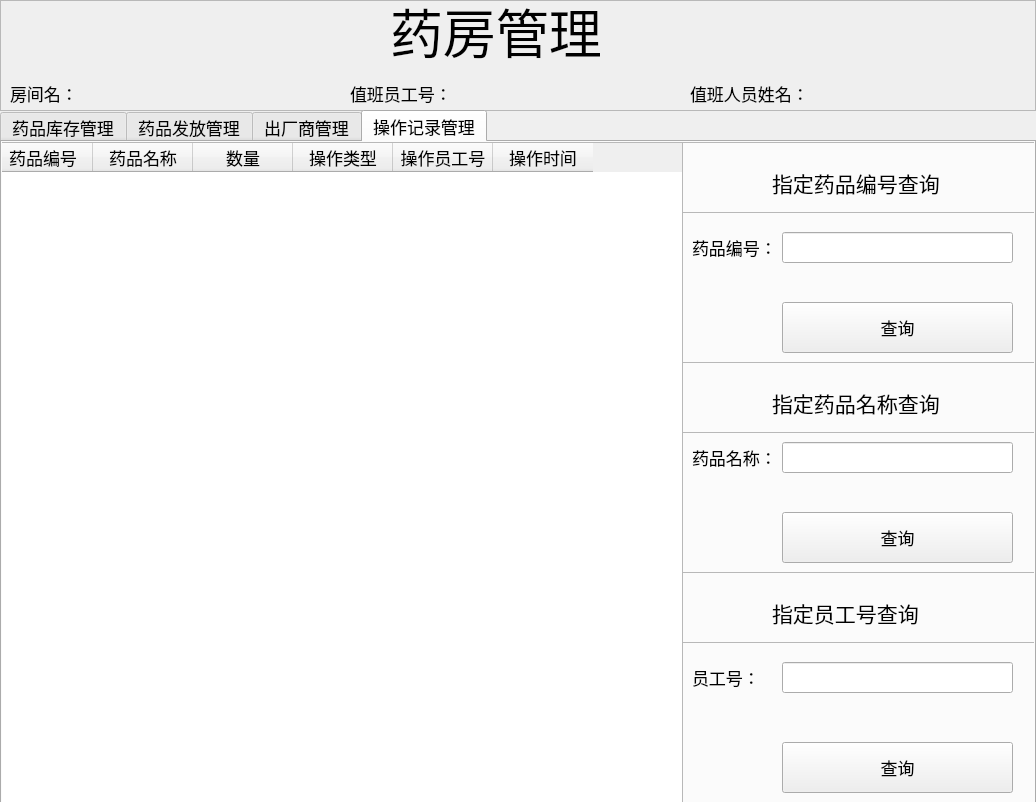
<?xml version="1.0" encoding="UTF-8"?>
<ui version="4.0">
 <class>PharmacyDialog</class>
 <widget class="QDialog" name="PharmacyDialog">
  <property name="geometry">
   <rect>
    <x>0</x>
    <y>0</y>
    <width>1036</width>
    <height>802</height>
   </rect>
  </property>
  <property name="font">
   <font>
    <pointsize>13</pointsize>
   </font>
  </property>
  <property name="windowTitle">
   <string>药房管理系统</string>
  </property>
  <widget class="QFrame" name="frame_title">
   <property name="geometry">
    <rect>
     <x>0</x>
     <y>0</y>
     <width>1036</width>
     <height>111</height>
    </rect>
   </property>
   <property name="frameShape">
    <enum>QFrame::StyledPanel</enum>
   </property>
   <property name="frameShadow">
    <enum>QFrame::Raised</enum>
   </property>
   <widget class="QLabel" name="label">
    <property name="geometry">
     <rect>
      <x>390</x>
      <y>0</y>
      <width>521</width>
      <height>61</height>
     </rect>
    </property>
    <property name="font">
     <font>
      <pointsize>40</pointsize>
     </font>
    </property>
    <property name="text">
     <string>药房管理</string>
    </property>
   </widget>
   <widget class="QLabel" name="StaffIdLabel">
    <property name="geometry">
     <rect>
      <x>454</x>
      <y>81</y>
      <width>221</width>
      <height>21</height>
     </rect>
    </property>
    <property name="text">
     <string/>
    </property>
   </widget>
   <widget class="QLabel" name="StaffNameLabel">
    <property name="geometry">
     <rect>
      <x>819</x>
      <y>81</y>
      <width>221</width>
      <height>21</height>
     </rect>
    </property>
    <property name="text">
     <string/>
    </property>
   </widget>
   <widget class="QLabel" name="label_24">
    <property name="geometry">
     <rect>
      <x>690</x>
      <y>80</y>
      <width>119</width>
      <height>26</height>
     </rect>
    </property>
    <property name="text">
     <string>值班人员姓名：</string>
    </property>
   </widget>
   <widget class="QLabel" name="label_25">
    <property name="geometry">
     <rect>
      <x>10</x>
      <y>80</y>
      <width>68</width>
      <height>26</height>
     </rect>
    </property>
    <property name="text">
     <string>房间名：</string>
    </property>
   </widget>
   <widget class="QLabel" name="RoomNameLabel">
    <property name="geometry">
     <rect>
      <x>74</x>
      <y>81</y>
      <width>221</width>
      <height>21</height>
     </rect>
    </property>
    <property name="text">
     <string/>
    </property>
   </widget>
   <widget class="QLabel" name="label_26">
    <property name="geometry">
     <rect>
      <x>350</x>
      <y>80</y>
      <width>102</width>
      <height>26</height>
     </rect>
    </property>
    <property name="text">
     <string>值班员工号：</string>
    </property>
   </widget>
  </widget>
  <widget class="QTabWidget" name="tabWidget">
   <property name="geometry">
    <rect>
     <x>0</x>
     <y>110</y>
     <width>1036</width>
     <height>701</height>
    </rect>
   </property>
   <property name="sizePolicy">
    <sizepolicy hsizetype="Expanding" vsizetype="Expanding">
     <horstretch>0</horstretch>
     <verstretch>0</verstretch>
    </sizepolicy>
   </property>
   <property name="sizeIncrement">
    <size>
     <width>100</width>
     <height>0</height>
    </size>
   </property>
   <property name="currentIndex">
    <number>3</number>
   </property>
   <property name="iconSize">
    <size>
     <width>16</width>
     <height>16</height>
    </size>
   </property>
   <widget class="QWidget" name="tab_store">
    <attribute name="title">
     <string>药品库存管理</string>
    </attribute>
    <widget class="QTableWidget" name="tableWidget_store">
     <property name="geometry">
      <rect>
       <x>0</x>
       <y>0</y>
       <width>691</width>
       <height>631</height>
      </rect>
     </property>
     <attribute name="horizontalHeaderDefaultSectionSize">
      <number>100</number>
     </attribute>
     <column>
      <property name="text">
       <string>药品编号</string>
      </property>
     </column>
     <column>
      <property name="text">
       <string>药品名称</string>
      </property>
     </column>
     <column>
      <property name="text">
       <string>出厂商编号</string>
      </property>
     </column>
     <column>
      <property name="text">
       <string>进价</string>
      </property>
     </column>
     <column>
      <property name="text">
       <string>售价</string>
      </property>
     </column>
     <column>
      <property name="text">
       <string>实际库存</string>
      </property>
     </column>
     <column>
      <property name="text">
       <string>临时库存</string>
      </property>
     </column>
    </widget>
    <widget class="QLabel" name="label_2">
     <property name="geometry">
      <rect>
       <x>700</x>
       <y>10</y>
       <width>81</width>
       <height>21</height>
      </rect>
     </property>
     <property name="text">
      <string>药品编号：</string>
     </property>
    </widget>
    <widget class="QLabel" name="label_3">
     <property name="geometry">
      <rect>
       <x>700</x>
       <y>50</y>
       <width>81</width>
       <height>21</height>
      </rect>
     </property>
     <property name="text">
      <string>药品名称：</string>
     </property>
    </widget>
    <widget class="QLabel" name="label_4">
     <property name="geometry">
      <rect>
       <x>700</x>
       <y>90</y>
       <width>81</width>
       <height>21</height>
      </rect>
     </property>
     <property name="text">
      <string>厂商编号：</string>
     </property>
    </widget>
    <widget class="QLabel" name="label_5">
     <property name="geometry">
      <rect>
       <x>700</x>
       <y>130</y>
       <width>67</width>
       <height>21</height>
      </rect>
     </property>
     <property name="text">
      <string>进价：</string>
     </property>
    </widget>
    <widget class="QLineEdit" name="lineEdit_drugId_forPurchase">
     <property name="geometry">
      <rect>
       <x>810</x>
       <y>10</y>
       <width>211</width>
       <height>25</height>
      </rect>
     </property>
    </widget>
    <widget class="QLineEdit" name="lineEdit_drugName_forPurchase">
     <property name="geometry">
      <rect>
       <x>810</x>
       <y>50</y>
       <width>211</width>
       <height>25</height>
      </rect>
     </property>
    </widget>
    <widget class="QLineEdit" name="lineEdit_factoryId">
     <property name="geometry">
      <rect>
       <x>810</x>
       <y>90</y>
       <width>211</width>
       <height>25</height>
      </rect>
     </property>
    </widget>
    <widget class="QLineEdit" name="lineEdit_drugBuyPrice">
     <property name="geometry">
      <rect>
       <x>810</x>
       <y>130</y>
       <width>211</width>
       <height>25</height>
      </rect>
     </property>
    </widget>
    <widget class="QLabel" name="label_6">
     <property name="geometry">
      <rect>
       <x>700</x>
       <y>170</y>
       <width>67</width>
       <height>21</height>
      </rect>
     </property>
     <property name="text">
      <string>售价：</string>
     </property>
    </widget>
    <widget class="QLineEdit" name="lineEdit_drugPrice">
     <property name="geometry">
      <rect>
       <x>810</x>
       <y>170</y>
       <width>211</width>
       <height>25</height>
      </rect>
     </property>
    </widget>
    <widget class="QPushButton" name="pushButton_purchase">
     <property name="geometry">
      <rect>
       <x>750</x>
       <y>260</y>
       <width>241</width>
       <height>51</height>
      </rect>
     </property>
     <property name="text">
      <string>仓库进药</string>
     </property>
    </widget>
    <widget class="QLineEdit" name="lineEdit_drugid_forReturn">
     <property name="geometry">
      <rect>
       <x>810</x>
       <y>330</y>
       <width>211</width>
       <height>25</height>
      </rect>
     </property>
    </widget>
    <widget class="QLabel" name="label_7">
     <property name="geometry">
      <rect>
       <x>700</x>
       <y>320</y>
       <width>81</width>
       <height>31</height>
      </rect>
     </property>
     <property name="text">
      <string>药品编号：</string>
     </property>
    </widget>
    <widget class="QLabel" name="label_14">
     <property name="geometry">
      <rect>
       <x>700</x>
       <y>370</y>
       <width>81</width>
       <height>31</height>
      </rect>
     </property>
     <property name="text">
      <string>退货数量：</string>
     </property>
    </widget>
    <widget class="QLineEdit" name="lineEdit_returnNumber">
     <property name="geometry">
      <rect>
       <x>810</x>
       <y>380</y>
       <width>211</width>
       <height>25</height>
      </rect>
     </property>
    </widget>
    <widget class="QPushButton" name="pushButton_return">
     <property name="geometry">
      <rect>
       <x>750</x>
       <y>430</y>
       <width>241</width>
       <height>51</height>
      </rect>
     </property>
     <property name="text">
      <string>仓库退药</string>
     </property>
    </widget>
    <widget class="QPushButton" name="pushButton_selectDrug">
     <property name="geometry">
      <rect>
       <x>750</x>
       <y>600</y>
       <width>241</width>
       <height>51</height>
      </rect>
     </property>
     <property name="text">
      <string>药品查询</string>
     </property>
    </widget>
    <widget class="QLabel" name="label_22">
     <property name="geometry">
      <rect>
       <x>700</x>
       <y>490</y>
       <width>81</width>
       <height>31</height>
      </rect>
     </property>
     <property name="text">
      <string>药品编号：</string>
     </property>
    </widget>
    <widget class="QLabel" name="label_23">
     <property name="geometry">
      <rect>
       <x>700</x>
       <y>540</y>
       <width>81</width>
       <height>31</height>
      </rect>
     </property>
     <property name="text">
      <string>药品名称：</string>
     </property>
    </widget>
    <widget class="QLineEdit" name="lineEdit_drugId_forSelect">
     <property name="geometry">
      <rect>
       <x>810</x>
       <y>500</y>
       <width>211</width>
       <height>25</height>
      </rect>
     </property>
    </widget>
    <widget class="QLineEdit" name="lineEdit_drugName_forSelect">
     <property name="geometry">
      <rect>
       <x>810</x>
       <y>550</y>
       <width>211</width>
       <height>25</height>
      </rect>
     </property>
    </widget>
    <widget class="QLabel" name="label_8">
     <property name="geometry">
      <rect>
       <x>700</x>
       <y>210</y>
       <width>67</width>
       <height>21</height>
      </rect>
     </property>
     <property name="text">
      <string>数量：</string>
     </property>
    </widget>
    <widget class="QLineEdit" name="lineEdit_purchaseNumber">
     <property name="geometry">
      <rect>
       <x>810</x>
       <y>210</y>
       <width>211</width>
       <height>25</height>
      </rect>
     </property>
    </widget>
   </widget>
   <widget class="QWidget" name="tab_sale">
    <attribute name="title">
     <string>药品发放管理</string>
    </attribute>
    <widget class="QTableWidget" name="tableWidget_sal">
     <property name="geometry">
      <rect>
       <x>-10</x>
       <y>0</y>
       <width>691</width>
       <height>631</height>
      </rect>
     </property>
    </widget>
   </widget>
   <widget class="QWidget" name="tab_factory">
    <attribute name="title">
     <string>出厂商管理</string>
    </attribute>
   </widget>
   <widget class="QWidget" name="tab">
    <attribute name="title">
     <string>操作记录管理</string>
    </attribute>
    <widget class="QTableWidget" name="tableWidget_record">
     <property name="geometry">
      <rect>
       <x>-10</x>
       <y>0</y>
       <width>691</width>
       <height>661</height>
      </rect>
     </property>
     <column>
      <property name="text">
       <string>药品编号</string>
      </property>
     </column>
     <column>
      <property name="text">
       <string>药品名称</string>
      </property>
     </column>
     <column>
      <property name="text">
       <string>数量</string>
      </property>
     </column>
     <column>
      <property name="text">
       <string>操作类型</string>
      </property>
     </column>
     <column>
      <property name="text">
       <string>操作员工号</string>
      </property>
     </column>
     <column>
      <property name="text">
       <string>操作时间</string>
      </property>
     </column>
    </widget>
    <widget class="QFrame" name="frame">
     <property name="geometry">
      <rect>
       <x>680</x>
       <y>0</y>
       <width>361</width>
       <height>71</height>
      </rect>
     </property>
     <property name="frameShape">
      <enum>QFrame::StyledPanel</enum>
     </property>
     <property name="frameShadow">
      <enum>QFrame::Raised</enum>
     </property>
     <widget class="QLabel" name="label_9">
      <property name="geometry">
       <rect>
        <x>90</x>
        <y>20</y>
        <width>251</width>
        <height>41</height>
       </rect>
      </property>
      <property name="font">
       <font>
        <pointsize>16</pointsize>
        <weight>50</weight>
        <bold>false</bold>
       </font>
      </property>
      <property name="text">
       <string>指定药品编号查询</string>
      </property>
     </widget>
    </widget>
    <widget class="QFrame" name="frame_2">
     <property name="geometry">
      <rect>
       <x>680</x>
       <y>430</y>
       <width>361</width>
       <height>71</height>
      </rect>
     </property>
     <property name="frameShape">
      <enum>QFrame::StyledPanel</enum>
     </property>
     <property name="frameShadow">
      <enum>QFrame::Raised</enum>
     </property>
     <widget class="QLabel" name="label_10">
      <property name="geometry">
       <rect>
        <x>90</x>
        <y>20</y>
        <width>251</width>
        <height>41</height>
       </rect>
      </property>
      <property name="font">
       <font>
        <pointsize>16</pointsize>
        <weight>50</weight>
        <bold>false</bold>
       </font>
      </property>
      <property name="text">
       <string>指定员工号查询</string>
      </property>
     </widget>
    </widget>
    <widget class="QFrame" name="frame_5">
     <property name="geometry">
      <rect>
       <x>680</x>
       <y>220</y>
       <width>361</width>
       <height>71</height>
      </rect>
     </property>
     <property name="frameShape">
      <enum>QFrame::StyledPanel</enum>
     </property>
     <property name="frameShadow">
      <enum>QFrame::Raised</enum>
     </property>
     <widget class="QLabel" name="label_29">
      <property name="geometry">
       <rect>
        <x>90</x>
        <y>20</y>
        <width>191</width>
        <height>41</height>
       </rect>
      </property>
      <property name="font">
       <font>
        <pointsize>16</pointsize>
        <weight>50</weight>
        <bold>false</bold>
       </font>
      </property>
      <property name="text">
       <string>指定药品名称查询</string>
      </property>
     </widget>
    </widget>
    <widget class="QLabel" name="label_30">
     <property name="geometry">
      <rect>
       <x>690</x>
       <y>90</y>
       <width>81</width>
       <height>31</height>
      </rect>
     </property>
     <property name="text">
      <string>药品编号：</string>
     </property>
    </widget>
    <widget class="QLineEdit" name="lineEdit_recordTab_drugId">
     <property name="geometry">
      <rect>
       <x>780</x>
       <y>90</y>
       <width>231</width>
       <height>31</height>
      </rect>
     </property>
    </widget>
    <widget class="QPushButton" name="pushButton_selectByDrugId">
     <property name="geometry">
      <rect>
       <x>780</x>
       <y>160</y>
       <width>231</width>
       <height>51</height>
      </rect>
     </property>
     <property name="text">
      <string>查询</string>
     </property>
    </widget>
    <widget class="QPushButton" name="pushButton_selectByStaffId">
     <property name="geometry">
      <rect>
       <x>780</x>
       <y>600</y>
       <width>231</width>
       <height>51</height>
      </rect>
     </property>
     <property name="text">
      <string>查询</string>
     </property>
    </widget>
    <widget class="QLabel" name="label_31">
     <property name="geometry">
      <rect>
       <x>690</x>
       <y>520</y>
       <width>81</width>
       <height>31</height>
      </rect>
     </property>
     <property name="text">
      <string>员工号：</string>
     </property>
    </widget>
    <widget class="QLineEdit" name="lineEdit_recordTab_staffId">
     <property name="geometry">
      <rect>
       <x>780</x>
       <y>520</y>
       <width>231</width>
       <height>31</height>
      </rect>
     </property>
    </widget>
    <widget class="QLabel" name="label_32">
     <property name="geometry">
      <rect>
       <x>690</x>
       <y>300</y>
       <width>81</width>
       <height>31</height>
      </rect>
     </property>
     <property name="text">
      <string>药品名称：</string>
     </property>
    </widget>
    <widget class="QLineEdit" name="lineEdit_recordTab_drugName">
     <property name="geometry">
      <rect>
       <x>780</x>
       <y>300</y>
       <width>231</width>
       <height>31</height>
      </rect>
     </property>
    </widget>
    <widget class="QPushButton" name="pushButton_recordTab_selectByDrugName">
     <property name="geometry">
      <rect>
       <x>780</x>
       <y>370</y>
       <width>231</width>
       <height>51</height>
      </rect>
     </property>
     <property name="text">
      <string>查询</string>
     </property>
    </widget>
    <zorder>pushButton_selectByStaffId</zorder>
    <zorder>tableWidget_record</zorder>
    <zorder>frame</zorder>
    <zorder>frame_2</zorder>
    <zorder>frame_5</zorder>
    <zorder>label_30</zorder>
    <zorder>lineEdit_recordTab_drugId</zorder>
    <zorder>label_31</zorder>
    <zorder>lineEdit_recordTab_staffId</zorder>
    <zorder>pushButton_selectByDrugId</zorder>
    <zorder>label_32</zorder>
    <zorder>lineEdit_recordTab_drugName</zorder>
    <zorder>pushButton_recordTab_selectByDrugName</zorder>
   </widget>
  </widget>
 </widget>
 <resources/>
 <connections/>
</ui>
